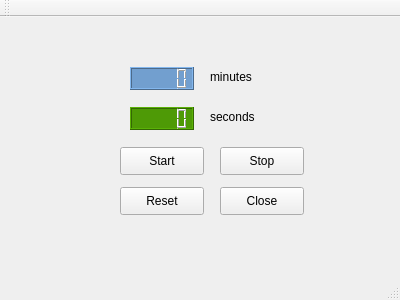
<?xml version="1.0" encoding="UTF-8"?>
<ui version="4.0">
 <class>MainWindow</class>
 <widget class="QMainWindow" name="MainWindow">
  <property name="geometry">
   <rect>
    <x>0</x>
    <y>0</y>
    <width>400</width>
    <height>300</height>
   </rect>
  </property>
  <property name="windowTitle">
   <string>MainWindow</string>
  </property>
  <widget class="QWidget" name="centralWidget">
   <widget class="QLCDNumber" name="lcdNumberMin">
    <property name="geometry">
     <rect>
      <x>130</x>
      <y>50</y>
      <width>64</width>
      <height>23</height>
     </rect>
    </property>
    <property name="maximumSize">
     <size>
      <width>64</width>
      <height>23</height>
     </size>
    </property>
    <property name="styleSheet">
     <string notr="true">background-color: rgb(114, 159, 207);</string>
    </property>
   </widget>
   <widget class="QLCDNumber" name="lcdNumberSec">
    <property name="geometry">
     <rect>
      <x>130</x>
      <y>90</y>
      <width>64</width>
      <height>23</height>
     </rect>
    </property>
    <property name="styleSheet">
     <string notr="true">background-color: rgb(78, 154, 6);</string>
    </property>
   </widget>
   <widget class="QLabel" name="labelMin">
    <property name="geometry">
     <rect>
      <x>210</x>
      <y>50</y>
      <width>63</width>
      <height>20</height>
     </rect>
    </property>
    <property name="text">
     <string>minutes</string>
    </property>
   </widget>
   <widget class="QLabel" name="labelSec">
    <property name="geometry">
     <rect>
      <x>210</x>
      <y>90</y>
      <width>63</width>
      <height>20</height>
     </rect>
    </property>
    <property name="text">
     <string>seconds</string>
    </property>
   </widget>
   <widget class="QPushButton" name="startButton">
    <property name="geometry">
     <rect>
      <x>120</x>
      <y>130</y>
      <width>84</width>
      <height>28</height>
     </rect>
    </property>
    <property name="text">
     <string>Start</string>
    </property>
   </widget>
   <widget class="QPushButton" name="stopButton">
    <property name="geometry">
     <rect>
      <x>220</x>
      <y>130</y>
      <width>84</width>
      <height>28</height>
     </rect>
    </property>
    <property name="text">
     <string>Stop</string>
    </property>
   </widget>
   <widget class="QPushButton" name="resetButton">
    <property name="geometry">
     <rect>
      <x>120</x>
      <y>170</y>
      <width>84</width>
      <height>28</height>
     </rect>
    </property>
    <property name="text">
     <string>Reset</string>
    </property>
   </widget>
   <widget class="QPushButton" name="closeButton">
    <property name="geometry">
     <rect>
      <x>220</x>
      <y>170</y>
      <width>84</width>
      <height>28</height>
     </rect>
    </property>
    <property name="text">
     <string>Close</string>
    </property>
   </widget>
  </widget>
  <widget class="QMenuBar" name="menuBar">
   <property name="geometry">
    <rect>
     <x>0</x>
     <y>0</y>
     <width>400</width>
     <height>25</height>
    </rect>
   </property>
  </widget>
  <widget class="QToolBar" name="mainToolBar">
   <attribute name="toolBarArea">
    <enum>TopToolBarArea</enum>
   </attribute>
   <attribute name="toolBarBreak">
    <bool>false</bool>
   </attribute>
  </widget>
  <widget class="QStatusBar" name="statusBar"/>
 </widget>
 <layoutdefault spacing="6" margin="11"/>
 <resources/>
 <connections/>
</ui>
